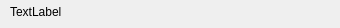
<?xml version="1.0" encoding="UTF-8"?>
<ui version="4.0">
 <class>LabelWidget</class>
 <widget class="QWidget" name="LabelWidget">
  <property name="geometry">
   <rect>
    <x>0</x>
    <y>0</y>
    <width>340</width>
    <height>28</height>
   </rect>
  </property>
  <property name="minimumSize">
   <size>
    <width>340</width>
    <height>28</height>
   </size>
  </property>
  <property name="maximumSize">
   <size>
    <width>340</width>
    <height>28</height>
   </size>
  </property>
  <property name="windowTitle">
   <string>Form</string>
  </property>
  <widget class="QLabel" name="label">
   <property name="geometry">
    <rect>
     <x>10</x>
     <y>3</y>
     <width>67</width>
     <height>17</height>
    </rect>
   </property>
   <property name="text">
    <string>TextLabel</string>
   </property>
  </widget>
 </widget>
 <resources/>
 <connections/>
</ui>
